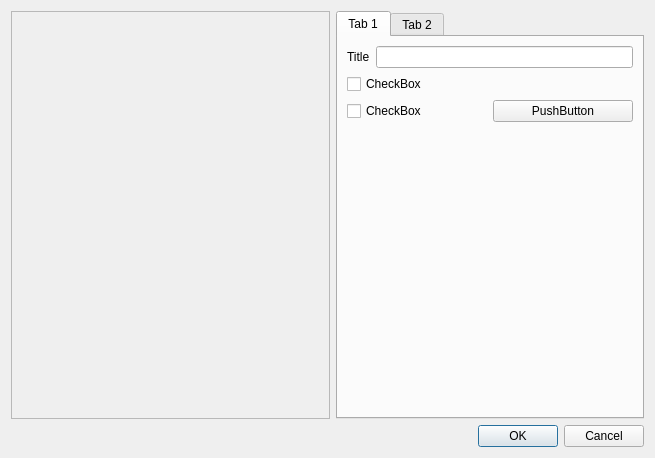
<?xml version="1.0" encoding="UTF-8"?>
<ui version="4.0">
 <class>TableOfContentsConfigure</class>
 <widget class="QDialog" name="TableOfContentsConfigure">
  <property name="geometry">
   <rect>
    <x>0</x>
    <y>0</y>
    <width>655</width>
    <height>458</height>
   </rect>
  </property>
  <property name="windowTitle">
   <string>Dialog</string>
  </property>
  <property name="modal">
   <bool>true</bool>
  </property>
  <layout class="QGridLayout" name="gridLayout">
   <item row="0" column="0">
    <widget class="TableOfContentsPreview" name="tocPreview">
     <property name="sizePolicy">
      <sizepolicy hsizetype="Expanding" vsizetype="Expanding">
       <horstretch>0</horstretch>
       <verstretch>0</verstretch>
      </sizepolicy>
     </property>
     <property name="minimumSize">
      <size>
       <width>0</width>
       <height>0</height>
      </size>
     </property>
     <property name="frameShape">
      <enum>QFrame::StyledPanel</enum>
     </property>
     <property name="frameShadow">
      <enum>QFrame::Raised</enum>
     </property>
    </widget>
   </item>
   <item row="0" column="2">
    <widget class="QTabWidget" name="tabWidget">
     <property name="currentIndex">
      <number>0</number>
     </property>
     <widget class="QWidget" name="tab">
      <attribute name="title">
       <string>Tab 1</string>
      </attribute>
      <layout class="QGridLayout" name="gridLayout_2">
       <item row="0" column="0">
        <layout class="QHBoxLayout" name="horizontalLayout_3">
         <item>
          <widget class="QLabel" name="labelTitle">
           <property name="text">
            <string>Title</string>
           </property>
          </widget>
         </item>
         <item>
          <widget class="QLineEdit" name="lineEditTitle"/>
         </item>
        </layout>
       </item>
       <item row="1" column="0">
        <widget class="QCheckBox" name="useOutline">
         <property name="text">
          <string>CheckBox</string>
         </property>
        </widget>
       </item>
       <item row="2" column="0">
        <layout class="QHBoxLayout" name="horizontalLayout_2">
         <item>
          <widget class="QCheckBox" name="useStyles">
           <property name="text">
            <string>CheckBox</string>
           </property>
          </widget>
         </item>
         <item>
          <widget class="QPushButton" name="configureStyles">
           <property name="text">
            <string>PushButton</string>
           </property>
          </widget>
         </item>
        </layout>
       </item>
       <item row="3" column="0">
        <spacer name="verticalSpacer">
         <property name="orientation">
          <enum>Qt::Vertical</enum>
         </property>
         <property name="sizeHint" stdset="0">
          <size>
           <width>20</width>
           <height>262</height>
          </size>
         </property>
        </spacer>
       </item>
      </layout>
     </widget>
     <widget class="QWidget" name="tab_2">
      <attribute name="title">
       <string>Tab 2</string>
      </attribute>
      <layout class="QGridLayout" name="gridLayout_3">
       <item row="0" column="0">
        <widget class="QTableView" name="configureToCEntryStyle"/>
       </item>
      </layout>
     </widget>
    </widget>
   </item>
   <item row="1" column="0">
    <spacer name="horizontalSpacer">
     <property name="orientation">
      <enum>Qt::Horizontal</enum>
     </property>
     <property name="sizeHint" stdset="0">
      <size>
       <width>319</width>
       <height>20</height>
      </size>
     </property>
    </spacer>
   </item>
   <item row="1" column="2">
    <widget class="QDialogButtonBox" name="buttonBox">
     <property name="orientation">
      <enum>Qt::Horizontal</enum>
     </property>
     <property name="standardButtons">
      <set>QDialogButtonBox::Cancel|QDialogButtonBox::Ok</set>
     </property>
    </widget>
   </item>
  </layout>
 </widget>
 <customwidgets>
  <customwidget>
   <class>TableOfContentsPreview</class>
   <extends>QFrame</extends>
   <header>dialogs/TableOfContentsPreview.h</header>
   <container>1</container>
  </customwidget>
 </customwidgets>
 <resources/>
 <connections>
  <connection>
   <sender>buttonBox</sender>
   <signal>accepted()</signal>
   <receiver>TableOfContentsConfigure</receiver>
   <slot>accept()</slot>
   <hints>
    <hint type="sourcelabel">
     <x>248</x>
     <y>254</y>
    </hint>
    <hint type="destinationlabel">
     <x>157</x>
     <y>274</y>
    </hint>
   </hints>
  </connection>
  <connection>
   <sender>buttonBox</sender>
   <signal>rejected()</signal>
   <receiver>TableOfContentsConfigure</receiver>
   <slot>reject()</slot>
   <hints>
    <hint type="sourcelabel">
     <x>316</x>
     <y>260</y>
    </hint>
    <hint type="destinationlabel">
     <x>286</x>
     <y>274</y>
    </hint>
   </hints>
  </connection>
 </connections>
</ui>
